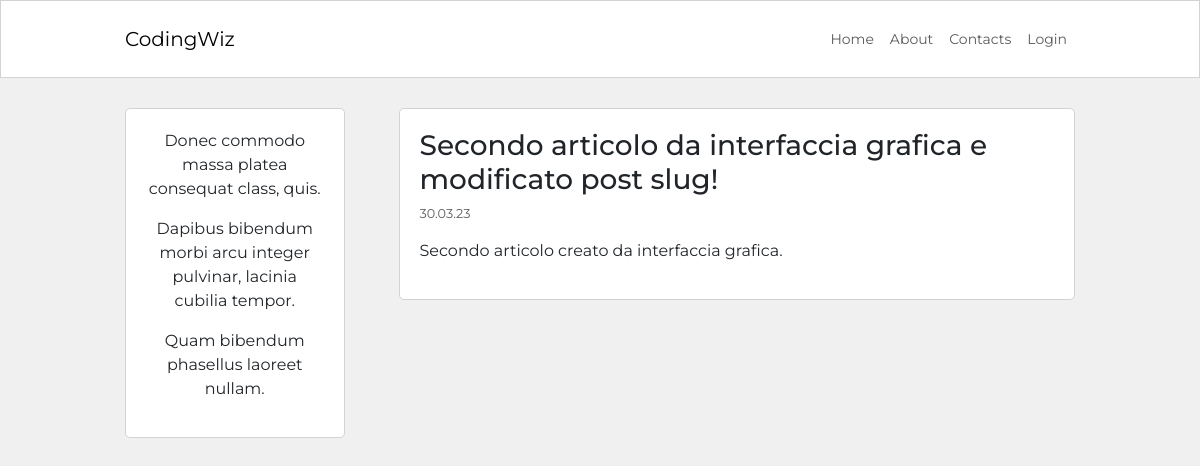
/post/secondo-articolo-da-interfaccia-grafica-ev7rrm, run on the app's committed database.
### blog/models.py (models this page shows, shortened)
class Post(db.Model):
    id = db.Column(db.Integer, primary_key=True)
    user_id = db.Column(db.Integer, db.ForeignKey('user.id'), nullable=False)
    created_at = db.Column(db.DateTime, default=datetime.now)
    title = db.Column(db.String(120), nullable=False)
    description = db.Column(db.String(240))
    body = db.Column(db.Text(), nullable=False)
    slug = db.Column(db.String(250))

### blog/routes.py (the view)
@app.route('/post/<string:post_slug>')
def post_detail(post_slug):
    post_instance = Post.query.filter_by(slug=post_slug).first_or_404()
    return render_template('post_detail.html', post=post_instance)

### blog/templates/post_detail.html (shortened to what this page needs)
{% extends 'base.html' %}
{% block content %}
    <div class="container content-container">
        <div class="row no-gutters">
            <div class="col-md-9 order-md-2">
                <div class="post-page-block">
                    <h3>{{ post.title }}</h3>
                    <p class="p-small-created-date text-muted">{{ post.created_at.strftime('%d.%m.%y') }}</p>
                    <p >{{ post.body|markdown }}</p>
                </div>
            </div>
            <div class="col-md-3 order-md-1">
                {% include 'about_me_snippet.html' %}
            </div>
        </div>
    </div>
{% endblock content %}

### blog/static/blog.css (style rules this page uses)
html, body { font-family: 'Montserrat', sans-serif; background-color: #f0f0f0; }
.content-container { max-width: 950px; margin-top: 30px; margin-bottom: 30px; padding: 0px; }
.post-page-block { background-color: white; border: 1px solid #d3d3d3; border-radius: 5px; padding: 20px; margin-bottom: 30px; }
.p-small-created-date { font-size: 0.800rem; }
@media (min-width:768px) { .post-page-block { margin-left: 30px; } }

### data on the page
Post: title "Secondo articolo da interfaccia grafica e modificato post slug!", created_at "30.03.23", body "Secondo articolo creato da interfaccia grafica."

### other printed values
{{ lipsum(n=3, min=5, max=10) }} "Donec commodo massa platea consequat class, quis. Dapibus bibendum morbi arcu integer pulvinar, lacinia cubilia tempor. Quam bibendum phasellus laoreet nullam."
